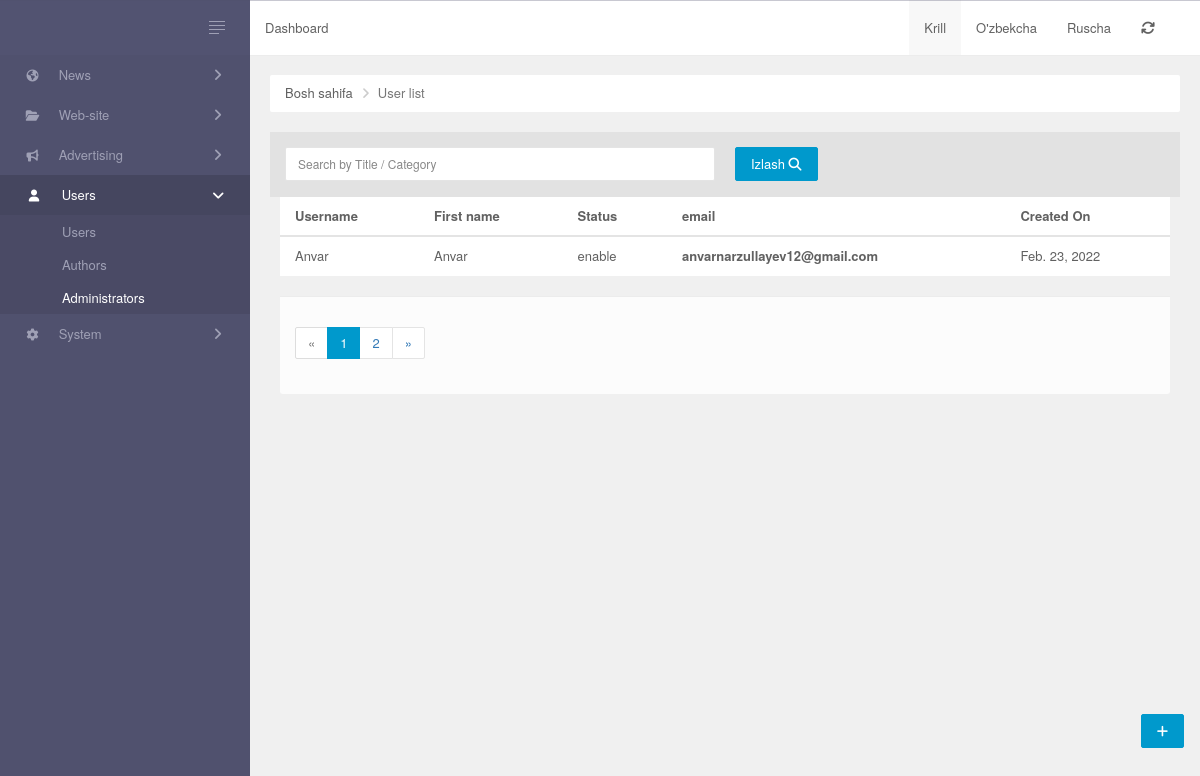
The page /user/ on the database as committed earlier.
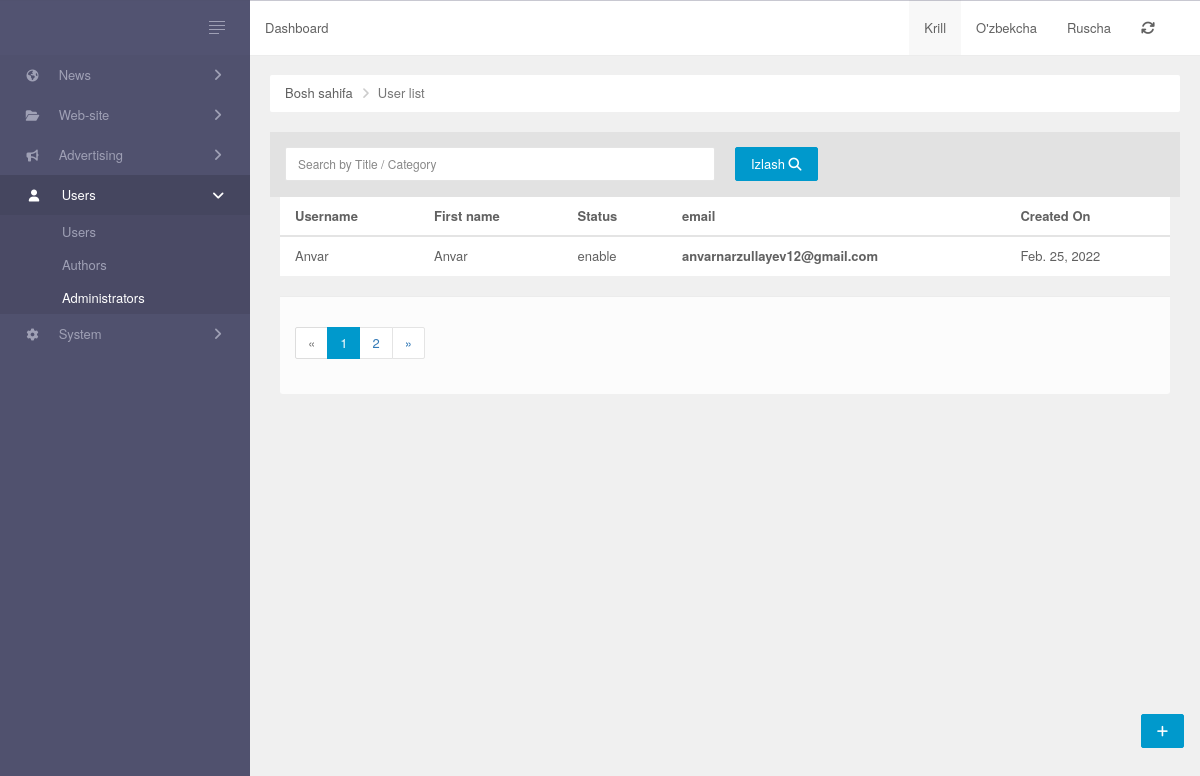
The same page on the database as committed later.
### Admin/models/postAuthor.py (models this page shows, shortened)
class MyUser(AbstractUser):
    bio = models.CharField(max_length = 200, blank = True)
    location = models.CharField(max_length=30, blank=True)
    birth_date = models.DateTimeField(null = True, blank = True)
    img = models.ImageField(upload_to='users/', blank = True, null = True)
    facebook_link = models.URLField(max_length=200, blank=True, null=True)
    instagram_link = models.URLField(max_length=200, blank=True, null=True)
    youtube_link = models.URLField(max_length=200, blank=True, null=True)
    telegram_link = models.URLField(max_length=200, blank=True, null=True)
    gitHub_link = models.URLField(max_length=200, blank=True, null=True)
    STATUS = Choices('enable', 'disabled')
    status = StatusField()

### Admin/views.py (the view)
# urls.py: path('user/',UserList,name='user_list'),
def UserList(request):
    admin = MyUser.objects.all()
    return render(request,'userlist.html',{'admin':admin})

### Admin/templates/userlist.html (shortened to what this page needs)
{% extends 'base.html' %}
{% load static %}
{% load widget_tweaks %}
{% block content %}
        <div class="main-panel">
            {% include 'inc/header.html' %}
            <div class="main-content">
                <ul class="breadcrumb ">
                    <li><a href="/">Bosh sahifa</a></li>
                    <li class="active">User list</li>
                </ul>
                <div class="button-panel">
                    <a class="btn btn-fab btn-raised btn-primary" href="#" title="Create news Post"><i class="fa fa-plus"></i></a>
                </div>
                <div id="post-grid" data-pjax-container="">
                    <div class="panel panel-default data-grid">
                        <div class="panel-heading">
                            <div class="row" id="data-grid-filters">
                                <form id="w0" action="{% url 'sort_category' %}" method="post">
                                    <div class="col col-md-6">
                                        <div class="form-group field-post-search">
                                            <input type="text" id="post-search" class="form-control" name="query" placeholder="Search by Title / Category">
                                        </div>
                                    </div>
                                    <div class="col col-md-6">
                                        <button class="btn btn-primary" type="submit">Izlash <i class="fa fa-search"></i></button>
                                    </div>
                                </form>
                            </div>
                        </div>
                        <div class="col col-md-12">
                            <div id="data-grid" class="table-responsive scroll">
                                {% if admin %}
                                <table class="table table-striped table-hover">
                                    <thead>
                                        <tr>
                                            <th><a href="/post/index?sort=type" data-sort="type">Username</a></th>
                                            <th><a href="/post/index?sort=title" data-sort="title">First name</a></th>
                                            <th><a href="/post/index?sort=views" data-sort="views">Status</a></th>
                                            <th><a href="/post/index?sort=views" data-sort="views">email</a></th>
                                            <th><a href="#">Created On</a></th>
                                        </tr>
                                    </thead>
                                    <tbody>
                                        {% for i in admin %}
                                        <tr class="" data-key="620ddae1f2750876ef694475">
                                            <td><a href="#" data-pjax="0">{{i.username}}</a></td>
                                            <td><a href="#" data-pjax="0">{{i.first_name}}</a></td>
                                            <td>{{i.status}}</td>
                                            <th><a href="">{{i.email}}</a></th>
                                            <td>{{i.last_login|date}}</td>
                                        </tr>
                                        {% endfor %}
                                    </tbody>
                                </table>
                                {% else %}
                                <div style="color:red;text-align: center;">
                                    <h3>Siz izlagan qidiruv buyicha ma'lumot topilmadi!!!</h3>
                                    <h3>Afsus . Qaytadan harakat qilib kuring</h3>
                                </div>
                                {% endif %}
                                <div class='panel-footer'>
                                    <ul class="pagination">
                                        <li class="prev disabled"><span>&laquo;</span></li>
                                        <li class="active"><a href="/post/index?page=1&amp;per-page=30" data-page="0">1</a></li>
                                        <li><a href="/post/index?page=2&amp;per-page=30" data-page="1">2</a></li>
                                        <li class="next"><a href="/post/index?page=2&amp;per-page=30" data-page="1">&raquo;</a></li>
                                    </ul>
                                </div>
                            </div>
                        </div>
                    </div>
                </div>
            </div>
        </div>
{% endblock %}

### templates/base.html (shortened to what this page needs)
{% load static %}
{% load bootstrap5 %}
{% load widget_tweaks %}
<!DOCTYPE html>
<html lang="en">
<head>
    <link href="{% static 'fontawesomefree/css/all.min.css' %}" rel="stylesheet" type="text/css">
    <link rel="stylesheet" href="{% static 'css/style.css' %}">
    <link rel="stylesheet" href="{% static 'css/animate.css' %}">
    <link rel="stylesheet" href="{% static 'css/bootstrap.css' %}">
    <link rel="stylesheet" href="{% static 'css/checBo.css' %}">
    <link rel="stylesheet" href="{% static 'css/chosen.css' %}">
    <link rel="stylesheet" href="{% static 'css/chosen.min.css' %}">
    <link rel="stylesheet" href="{% static 'css/feather.css' %}">
    <link rel="stylesheet" href="{% static 'css/font-awesome.min.css' %}">
    <link rel="stylesheet" href="{% static 'css/jquery-ui.css' %}">
    <link rel="stylesheet" href="{% static 'css/panel.css' %}">
    <link rel="stylesheet" href="{% static 'css/perfect-scollbar.min.css' %}">
    <link rel="stylesheet" href="{% static 'css/urban.css' %}">
    <link rel="stylesheet" href="{% static 'css/urban.skins.css' %}">
</head>
<body class="sidebar-skin-dark">
    <div
        class="app layout-fixed-header ">
        {% include 'include/sidebar.html' %}
    {% block content %}
    {% endblock %}
    </div>
</body>
</html>

### templates/include/sidebar.html (shortened to what this page needs)
<div class="sidebar-panel offscreen-left">
    <div class="brand">
        <a href="javascript:;" class="toggle-sidebar hidden-xs hamburger-icon v3"
           data-toggle="layout-small-menu">
            <span></span>
            <span></span>
            <span></span>
            <span></span>
        </a>
    </div>
    {% with request.resolver_match.url_name as url_name %}
    <nav class="ps-container ps-theme-default" role="navigation">
        <ul class="nav">
            <li class="menu-accordion {% if url_name == 'home' or url_name == 'categories' %}open{% endif %}">
                <a href="/post/#">
                    <i class="fa fa-globe"></i>
                    <span>News</span>
                </a>
            </li>
            <li class="menu-accordion">
                <a href="/post/#">
                    <i class="fa fa-folder-open"></i>
                    <span>Web-site</span>
                </a>
            </li>
            <li class="menu-accordion ">
                <a href="/post/#">
                    <i class="fa fa-bullhorn"></i>
                    <span>Advertising</span>
                </a>
            </li>
            <li class="menu-accordion {% if url_name == 'user_list' %}open{% endif %}">
                <a href="/post/#">
                    <i class="fa fa-user"></i>
                    <span>Users</span>
                </a>
                <ul class="sub-menu">
                    <li class="">
                        <a href="#">
                            <span>Users</span>
                        </a>
                    </li>
                    <li class="">
                        <a href="/blogger/index">
                            <span>Authors</span>
                        </a>
                    </li>
                    <li class="{% if url_name == 'user_list' %} active {% endif %}">
                        <a href="{% url 'user_list' %}">
                            <span>Administrators</span>
                        </a>
                    </li>
                </ul>
            </li>
            <li class="menu-accordion ">
                <a href="/system/index">
                    <i class="fa fa-gear"></i>
                    <span>System</span>
                </a>
            </li>
        </ul>
    </nav>
    {% endwith %}
</div>

### Admin/templates/inc/header.html (shortened to what this page needs)
<header class="header navbar">
    <ul class="nav navbar-nav hidden-xs">
        <li>
            <p class="navbar-text">Dashboard</p>
        </li>
    </ul>
    <ul class="nav navbar-nav navbar-right hidden-xs">
        <li class="active">
            <a href="/post/index">Krill</a>
        </li>
        <li class="">
            <a href="/uz/post/index">O'zbekcha</a>
        </li>
        <li class="">
            <a href="/ru/post/index">Ruscha</a>
        </li>
        <li>
            <a href="/system/cache">
                <i class="fa fa-refresh"></i>
            </a>
        </li>
        <li>
            <a data-toggle="dropdown">
            </a>
        </li>
    </ul>
</header>

### static/css/style.css (style rules this page uses)
.button-panel { bottom: 52px; position: fixed; right: 16px; z-index: 10000; }
.sidebar-panel { transition: width 0.33s cubic-bezier(0.685, 0.0473, 0.346, 1) 0s; }
.main-panel { transition: margin 0.33s cubic-bezier(0.685, 0.0473, 0.346, 1) 0s; }
.form-group { position: relative; }
.header .nav li.active { background-color: #F8F8F8; }
.header { border-bottom: 2px solid #e3e3e3; padding-bottom: 5px; display: block; }
.panel-heading .form-group { margin: 0px; }

### static/css/urban.skins.css (style rules this page uses)
.sidebar-skin-dark .sidebar-panel { background-color: #50516e; }
.sidebar-skin-dark .sidebar-panel > .brand { background-color: #525371; }
.sidebar-skin-dark .sidebar-panel > .brand a { color: #9fa0b5; }
.sidebar-skin-dark .sidebar-panel > .brand .hamburger-icon span { background-color: #9fa0b5; }
.sidebar-skin-dark .sidebar-panel > nav > ul > li > ul { background-color: #4a4a65; }
.sidebar-skin-dark .sidebar-panel > nav > ul > li > a:hover, .sidebar-skin-dark .sidebar-panel > nav > ul > li.open > a, .sidebar-skin-dark .sidebar-panel > nav > ul > li.open > a:hover, .sidebar-skin-dark .sidebar-panel > nav > ul > li.open > a:focus { background-color: #45465f; }
.sidebar-skin-dark .sidebar-panel > nav li.open > a, .sidebar-skin-dark .sidebar-panel > nav li.active > a { color: #ffffff; }
.sidebar-skin-dark .sidebar-panel > nav .open > a, .sidebar-skin-dark .sidebar-panel > nav .open > a:hover, .sidebar-skin-dark .sidebar-panel > nav .open > a:focus { background-color: transparent; }
.sidebar-skin-dark .sidebar-panel > nav a { color: #9fa0b5; }

### templates/base.html (style rules this page uses)
.scroll { overflow: auto; white-space: nowrap; }

Rows that differ between the two databases and show on the page:
changed MyUser "Anvar": last_login "Feb. 23, 2022" → "Feb. 25, 2022"
